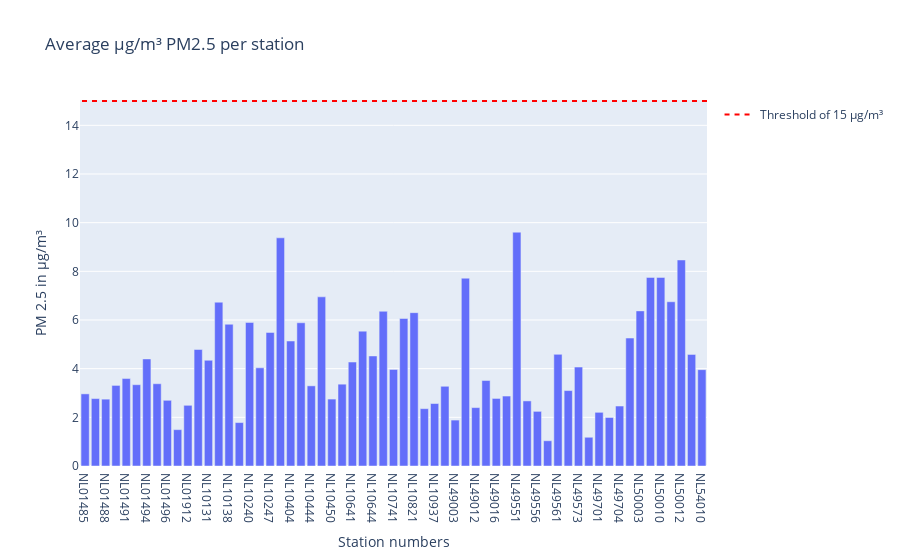

Write notebook code for a chart like this one.
### Code cell
# create bar with average measured pm2.5 values for each station on the clean data
bar_pm25_clean = px.bar(meanlocation_PM25_cleaned, x='station_number' , y= 'value', title='Average µg/m³ PM2.5 per station')
bar_pm25_clean.update_layout(yaxis_title='PM 2.5 in µg/m³', xaxis_title= "Station numbers", barmode='group') 
bar_pm25_clean.add_shape(
    legendrank=1,
    showlegend=True,
    type="line",
    xref="paper",
    line=dict(dash="5px", color='red'),
    x0=1,
    x1=0,
    y0=15,
    y1=15,
    name='Threshold of 15 µg/m³'
)

bar_pm25_clean.show()

### Figure 1 — Plotly figure (JSON) as saved in the notebook; plotly's stock layout.template omitted (floating-point values rounded to 4 significant figures)
{"data": [{"alignmentgroup": "True", "hovertemplate": "station_number=%{x}<br>value=%{y}<extra></extra>", "legendgroup": "", "marker": {"color": "#636efa", "pattern": {"shape": ""}}, "name": "", "offsetgroup": "", "orientation": "v", "showlegend": false, "textposition": "auto", "type": "bar", "x": ["NL01485", "NL01487", "NL01488", "NL01489", "NL01491", "NL01493", "NL01494", "NL01495", "NL01496", "NL01497", "NL01912", "NL01913", "NL10131", "NL10136", "NL10138", "NL10230", "NL10240", "NL10241", "NL10247", "NL10248", "NL10404", "NL10418", "NL10444", "NL10449", "NL10450", "NL10636", "NL10641", "NL10643", "NL10644", "NL10738", "NL10741", "NL10742", "NL10821", "NL10934", "NL10937", "NL10938", "NL49003", "NL49007", "NL49012", "NL49014", "NL49016", "NL49017", "NL49551", "NL49553", "NL49556", "NL49557", "NL49561", "NL49570", "NL49573", "NL49680", "NL49701", "NL49703", "NL49704", "NL49980", "NL50003", "NL50007", "NL50010", "NL50011", "NL50012", "NL54004", "NL54010"], "xaxis": "x", "y": [2.965, 2.771, 2.747, 3.312, 3.594, 3.341, 4.4, 3.381, 2.7, 1.494, 2.494, 4.788, 4.345, 6.732, 5.826, 1.785, 5.9, 4.035, 5.489, 9.377, 5.137, 5.886, 3.294, 6.952, 2.751, 3.362, 4.272, 5.542, 4.523, 6.359, 3.971, 6.062, 6.302, 2.356, 2.567, 3.276, 1.887, 7.719, 2.4, 3.513, 2.776, 2.875, 9.609, 2.675, 2.245, 1.038, 4.588, 3.1, 4.067, 1.181, 2.206, 1.994, 2.465, 5.259, 6.375, 7.75, 7.75, 6.75, 8.467, 4.587, 3.959], "yaxis": "y"}], "layout": {"barmode": "group", "legend": {"tracegroupgap": 0}, "shapes": [{"legendrank": 1, "line": {"color": "red", "dash": "5px"}, "name": "Threshold of 15 µg/m³", "showlegend": true, "type": "line", "x0": 1, "x1": 0, "xref": "paper", "y0": 15, "y1": 15}], "title": {"text": "Average µg/m³ PM2.5 per station"}, "xaxis": {"anchor": "y", "domain": [0, 1], "title": {"text": "Station numbers"}}, "yaxis": {"anchor": "x", "domain": [0, 1], "title": {"text": "PM 2.5 in µg/m³"}}}}
